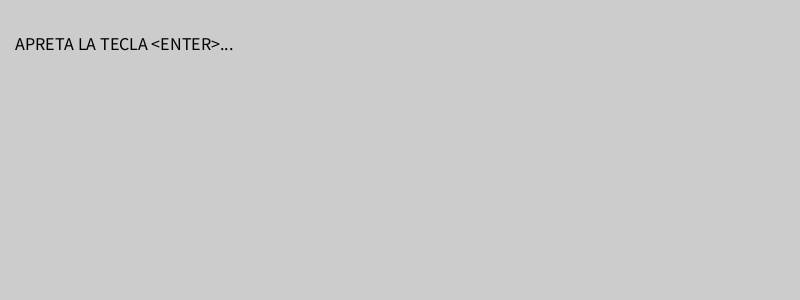
Frame 1 (no input)
Frame 2 (the mouse pressed at the canvas centre, redrawn once): identical to frame 1, image omitted

The Processing sketch that drew this single still picture (run headless with seeded random() and noise(); the mouse was pressed at the canvas centre and the sketch redrawn once):

// Processing sketch: TP01_Raskovsky_David_Adrian_EJercicio_12_SALUDO
// ── TP01_Raskovsky_David_Adrian_EJercicio_12_SALUDO.pde
int tecla =0;
String nombre = "Adrian";

public void setup(){
  size(800,300); 
   //println("Hola mundo");
  println("APRETA LA TECLA <ENTER>");
  fill(0);
  textSize(18);
  // text("Hola mundo... Escribe tu nombre y presiona <ENTER>... ",15,50);
   text("APRETA LA TECLA <ENTER>... ",15,50);
 // println("APRETA LA TECLA <ENTER>");
  
};

void draw() {
  noLoop();
fill(250);
// rect(25, 25, 50, 50);
// keyPressed();
 if (keyPressed == true) {
  //    fill(0);
   // saludar();
  //public float teclaApreta();
  text("Hola... ",10,35,75);
  //println("Hola mundo");
//public void saludar(){
//println("Hola mundo... presiona un tecla... ");
};
 }
void keyPressed(){
   if (key== ENTER){
      //fill(0);
      tecla=1;
    //println("");
    println("hola  "+ nombre);
    //text("Hola... ADRIAN ",45,75);
    //println("");
    //println("");
          }else {
    tecla=0;
  };
 // rect(25, 25, 50, 50);

}
//void keyPressed() {
//  if (value == 0) {
//    value = 255;
//  } else {
//    value = 0;
//  }
